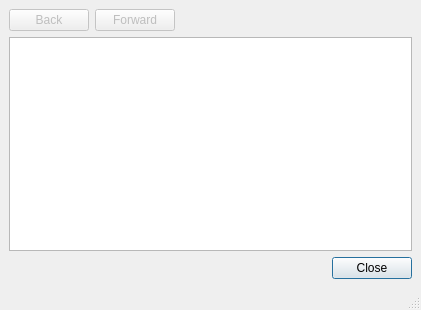
<ui version="4.0" >
 <class>MainWindow</class>
 <widget class="QMainWindow" name="MainWindow" >
  <property name="geometry" >
   <rect>
    <x>0</x>
    <y>0</y>
    <width>421</width>
    <height>310</height>
   </rect>
  </property>
  <property name="windowTitle" >
   <string>MainWindow</string>
  </property>
  <widget class="QWidget" name="centralwidget" >
   <layout class="QVBoxLayout" >
    <item>
     <layout class="QHBoxLayout" >
      <item>
       <widget class="QPushButton" name="pushButton_2" >
        <property name="enabled" >
         <bool>false</bool>
        </property>
        <property name="text" >
         <string>Back</string>
        </property>
       </widget>
      </item>
      <item>
       <widget class="QPushButton" name="pushButton_3" >
        <property name="enabled" >
         <bool>false</bool>
        </property>
        <property name="text" >
         <string>Forward</string>
        </property>
       </widget>
      </item>
      <item>
       <spacer>
        <property name="orientation" >
         <enum>Qt::Horizontal</enum>
        </property>
        <property name="sizeHint" >
         <size>
          <width>40</width>
          <height>20</height>
         </size>
        </property>
       </spacer>
      </item>
     </layout>
    </item>
    <item>
     <widget class="QTextBrowser" name="textBrowser" />
    </item>
    <item>
     <layout class="QHBoxLayout" >
      <item>
       <spacer>
        <property name="orientation" >
         <enum>Qt::Horizontal</enum>
        </property>
        <property name="sizeHint" >
         <size>
          <width>40</width>
          <height>20</height>
         </size>
        </property>
       </spacer>
      </item>
      <item>
       <widget class="QPushButton" name="pushButton" >
        <property name="text" >
         <string>Close</string>
        </property>
        <property name="default" >
         <bool>true</bool>
        </property>
       </widget>
      </item>
     </layout>
    </item>
   </layout>
  </widget>
  <widget class="QMenuBar" name="menubar" >
   <property name="geometry" >
    <rect>
     <x>0</x>
     <y>0</y>
     <width>421</width>
     <height>21</height>
    </rect>
   </property>
  </widget>
  <widget class="QStatusBar" name="statusbar" />
 </widget>
 <resources/>
 <connections>
  <connection>
   <sender>pushButton_2</sender>
   <signal>clicked()</signal>
   <receiver>textBrowser</receiver>
   <slot>backward()</slot>
   <hints>
    <hint type="sourcelabel" >
     <x>49</x>
     <y>41</y>
    </hint>
    <hint type="destinationlabel" >
     <x>48</x>
     <y>88</y>
    </hint>
   </hints>
  </connection>
  <connection>
   <sender>pushButton_3</sender>
   <signal>clicked()</signal>
   <receiver>textBrowser</receiver>
   <slot>forward()</slot>
   <hints>
    <hint type="sourcelabel" >
     <x>131</x>
     <y>49</y>
    </hint>
    <hint type="destinationlabel" >
     <x>129</x>
     <y>94</y>
    </hint>
   </hints>
  </connection>
  <connection>
   <sender>textBrowser</sender>
   <signal>backwardAvailable(bool)</signal>
   <receiver>pushButton_2</receiver>
   <slot>setEnabled(bool)</slot>
   <hints>
    <hint type="sourcelabel" >
     <x>64</x>
     <y>100</y>
    </hint>
    <hint type="destinationlabel" >
     <x>69</x>
     <y>46</y>
    </hint>
   </hints>
  </connection>
  <connection>
   <sender>textBrowser</sender>
   <signal>forwardAvailable(bool)</signal>
   <receiver>pushButton_3</receiver>
   <slot>setEnabled(bool)</slot>
   <hints>
    <hint type="sourcelabel" >
     <x>155</x>
     <y>122</y>
    </hint>
    <hint type="destinationlabel" >
     <x>149</x>
     <y>35</y>
    </hint>
   </hints>
  </connection>
  <connection>
   <sender>pushButton</sender>
   <signal>clicked()</signal>
   <receiver>MainWindow</receiver>
   <slot>close()</slot>
   <hints>
    <hint type="sourcelabel" >
     <x>366</x>
     <y>270</y>
    </hint>
    <hint type="destinationlabel" >
     <x>265</x>
     <y>271</y>
    </hint>
   </hints>
  </connection>
 </connections>
</ui>
